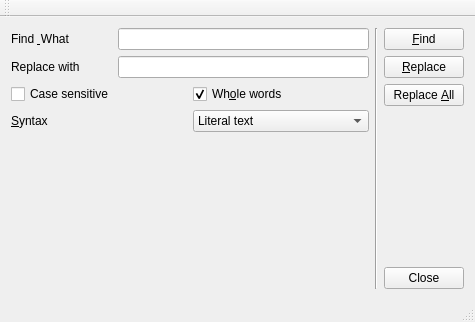
<?xml version="1.0" encoding="UTF-8"?>
<ui version="4.0">
 <class>MainWindow</class>
 <widget class="QMainWindow" name="MainWindow">
  <property name="geometry">
   <rect>
    <x>0</x>
    <y>0</y>
    <width>475</width>
    <height>322</height>
   </rect>
  </property>
  <property name="windowTitle">
   <string>MainWindow</string>
  </property>
  <widget class="QWidget" name="centralWidget">
   <layout class="QHBoxLayout" name="horizontalLayout_3">
    <item>
     <layout class="QVBoxLayout" name="verticalLayout">
      <item>
       <layout class="QGridLayout" name="gridLayout">
        <item row="0" column="0">
         <widget class="QLabel" name="label">
          <property name="minimumSize">
           <size>
            <width>101</width>
            <height>0</height>
           </size>
          </property>
          <property name="text">
           <string>Find &amp; What</string>
          </property>
          <property name="buddy">
           <cstring>findLineEdit</cstring>
          </property>
         </widget>
        </item>
        <item row="0" column="1">
         <widget class="QLineEdit" name="findLineEdit">
          <property name="minimumSize">
           <size>
            <width>113</width>
            <height>0</height>
           </size>
          </property>
          <property name="text">
           <string/>
          </property>
         </widget>
        </item>
        <item row="1" column="0">
         <widget class="QLabel" name="label_2">
          <property name="minimumSize">
           <size>
            <width>101</width>
            <height>0</height>
           </size>
          </property>
          <property name="text">
           <string>Replace with</string>
          </property>
          <property name="buddy">
           <cstring>replaceLineEdit</cstring>
          </property>
         </widget>
        </item>
        <item row="1" column="1">
         <widget class="QLineEdit" name="replaceLineEdit">
          <property name="minimumSize">
           <size>
            <width>113</width>
            <height>0</height>
           </size>
          </property>
          <property name="text">
           <string/>
          </property>
         </widget>
        </item>
       </layout>
      </item>
      <item>
       <layout class="QHBoxLayout" name="horizontalLayout">
        <item>
         <widget class="QCheckBox" name="caseCheckBox_2">
          <property name="text">
           <string>Case sensitive</string>
          </property>
         </widget>
        </item>
        <item>
         <widget class="QCheckBox" name="wholCheckBox">
          <property name="text">
           <string>Wh&amp;ole words</string>
          </property>
          <property name="checked">
           <bool>true</bool>
          </property>
         </widget>
        </item>
       </layout>
      </item>
      <item>
       <layout class="QHBoxLayout" name="horizontalLayout_2">
        <item>
         <widget class="QLabel" name="label_3">
          <property name="text">
           <string>&amp;Syntax</string>
          </property>
          <property name="buddy">
           <cstring>syntaxComboBox</cstring>
          </property>
         </widget>
        </item>
        <item>
         <widget class="QComboBox" name="syntaxComboBox">
          <item>
           <property name="text">
            <string>Literal text</string>
           </property>
          </item>
          <item>
           <property name="text">
            <string>Regular expression</string>
           </property>
          </item>
         </widget>
        </item>
       </layout>
      </item>
      <item>
       <spacer name="verticalSpacer">
        <property name="orientation">
         <enum>Qt::Vertical</enum>
        </property>
        <property name="sizeHint" stdset="0">
         <size>
          <width>20</width>
          <height>68</height>
         </size>
        </property>
       </spacer>
      </item>
     </layout>
    </item>
    <item>
     <widget class="Line" name="line">
      <property name="orientation">
       <enum>Qt::Vertical</enum>
      </property>
     </widget>
    </item>
    <item>
     <layout class="QVBoxLayout" name="verticalLayout_2">
      <item>
       <widget class="QPushButton" name="findButton">
        <property name="text">
         <string>&amp;Find</string>
        </property>
       </widget>
      </item>
      <item>
       <widget class="QPushButton" name="replaceButton">
        <property name="text">
         <string>&amp;Replace</string>
        </property>
       </widget>
      </item>
      <item>
       <widget class="QPushButton" name="replaceAllButton">
        <property name="text">
         <string>Replace &amp;All</string>
        </property>
       </widget>
      </item>
      <item>
       <spacer name="verticalSpacer_2">
        <property name="orientation">
         <enum>Qt::Vertical</enum>
        </property>
        <property name="sizeHint" stdset="0">
         <size>
          <width>20</width>
          <height>58</height>
         </size>
        </property>
       </spacer>
      </item>
      <item>
       <widget class="QPushButton" name="closeButton">
        <property name="text">
         <string>Close</string>
        </property>
       </widget>
      </item>
     </layout>
    </item>
   </layout>
   <zorder>label</zorder>
   <zorder>findLineEdit</zorder>
   <zorder>label_2</zorder>
   <zorder>replaceLineEdit</zorder>
   <zorder>caseCheckBox_2</zorder>
   <zorder>wholCheckBox</zorder>
   <zorder>label_3</zorder>
   <zorder>syntaxComboBox</zorder>
   <zorder>verticalSpacer</zorder>
   <zorder>line</zorder>
   <zorder>findButton</zorder>
   <zorder>replaceButton</zorder>
   <zorder>replaceAllButton</zorder>
   <zorder>closeButton</zorder>
   <zorder>verticalSpacer_2</zorder>
   <zorder>replaceLineEdit</zorder>
   <zorder>caseCheckBox_2</zorder>
   <zorder>wholCheckBox</zorder>
   <zorder>syntaxComboBox</zorder>
   <zorder>label_3</zorder>
  </widget>
  <widget class="QMenuBar" name="menuBar">
   <property name="geometry">
    <rect>
     <x>0</x>
     <y>0</y>
     <width>475</width>
     <height>23</height>
    </rect>
   </property>
  </widget>
  <widget class="QToolBar" name="FindAndReplaceDlg">
   <property name="windowTitle">
    <string>Find and Replace</string>
   </property>
   <attribute name="toolBarArea">
    <enum>TopToolBarArea</enum>
   </attribute>
   <attribute name="toolBarBreak">
    <bool>false</bool>
   </attribute>
  </widget>
  <widget class="QStatusBar" name="statusBar"/>
 </widget>
 <layoutdefault spacing="6" margin="11"/>
 <resources/>
 <connections>
  <connection>
   <sender>closeButton</sender>
   <signal>clicked()</signal>
   <receiver>statusBar</receiver>
   <slot>close()</slot>
   <hints>
    <hint type="sourcelabel">
     <x>417</x>
     <y>279</y>
    </hint>
    <hint type="destinationlabel">
     <x>415</x>
     <y>315</y>
    </hint>
   </hints>
  </connection>
 </connections>
</ui>
